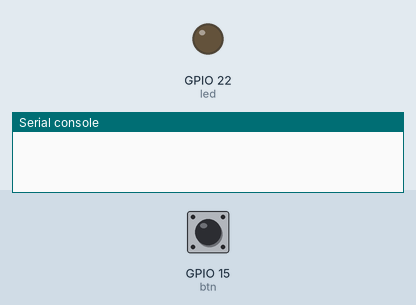
Simulated run of this program. Board: ESP32 board running MicroPython. Parts: output pins drawn as LEDs (lit = HIGH), the last lines printed to the serial console. Inputs (shaded band) come from the test bench; at power-on: GPIO 15 (btn) HIGH.

Above: at 1.2 s.
1.3 s: GPIO 15 (btn) pulled LOW for 0.15 s
At 2.4 s:
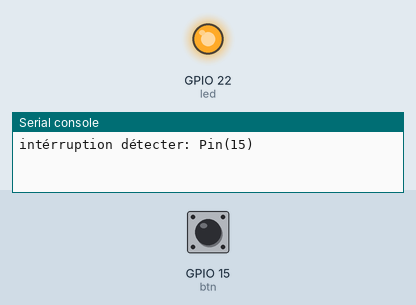
2.9 s: GPIO 15 (btn) pulled LOW for 1 s
At 3.6 s:
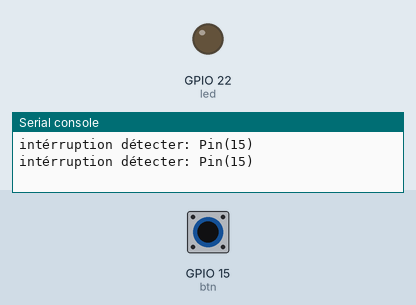
5.4 s: GPIO 15 (btn) pulled LOW for 3.2 s
At 6.7 s:
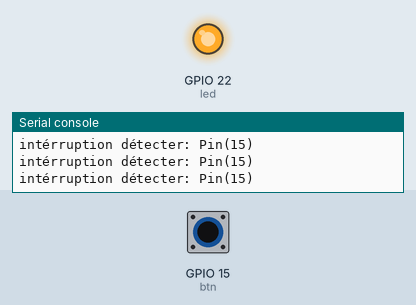
Timing chart, 0 to 8.4 s (numbered marks = the images above; inputs shaded):
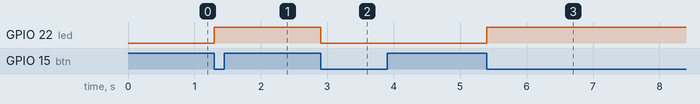

Measured:
- after the input at 1.3 s, GPIO 22 (led): LOW → HIGH at once
- after the input at 2.9 s, GPIO 22 (led): HIGH → LOW at once
- after the input at 5.4 s, GPIO 22 (led): LOW → HIGH at once

The program:

main.py
```python
"""
   * e-mail : rachelsysteme@gmail.com
   * gitHub : https://github.com/RS-malik-el
   * Donation : paypal.me/RachelSysteme
   *
   * @AUTHEUR : RACHEL SYSTEME
   * DATE : 14/09/2022
   *
   * @Board : ESP32
   * Gestion d'intérruption sur l'ESP32
   *
   * L'intérruption peut être utilisé sur tous les pins sauf les pins 6 et 11
"""

from machine import Pin

state = False

# Fonction à exécuter en cas d'intérruption
def gestion_interruption(gpio):
    global state
    state = not state
    led.value(state)
    print("intérruption détecter:", gpio)

led = Pin(22, mode=Pin.OUT)
btn = Pin(15, mode=Pin.IN, pull=Pin.PULL_UP)

# création de l'intérruption
btn.irq(trigger=Pin.IRQ_FALLING, handler=gestion_interruption)


# trigger : il définit le mode de déclenchement.
# Il y a 3 conditions différentes :
# ... Pin.IRQ_FALLING: pour déclencher l’interruption chaque fois
#                      que la broche passe de HAUT à BAS;
# ... Pin.IRQ_RISING: pour déclencher l’interruption chaque fois
#                     que la broche passe de LOW à HIGH.
# ... 3: pour déclencher l’interruption dans les deux sens
#        (c’est-à-dire lorsqu’un changement est détecté)
# handler : il s’agit d’une fonction qui sera appelée lorsqu’une interruption
# est détectée, dans ce cas : gestion_interruption().
```
